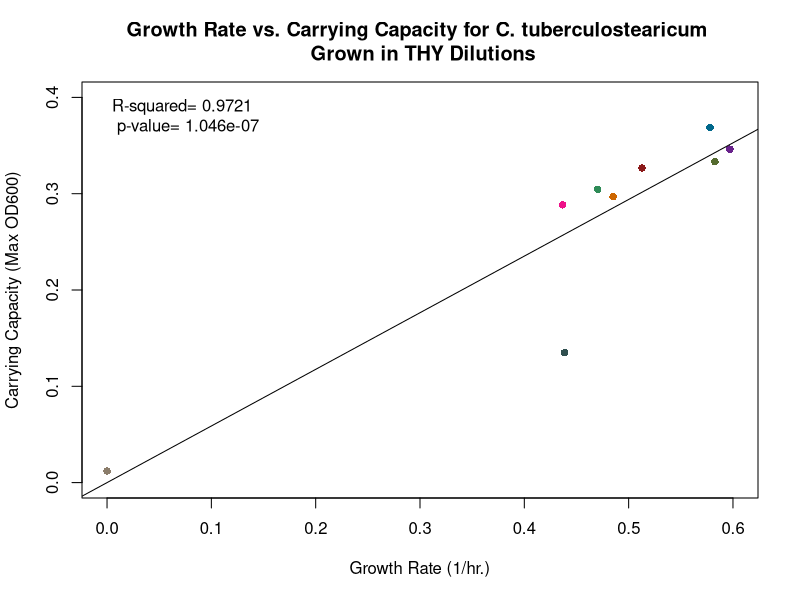
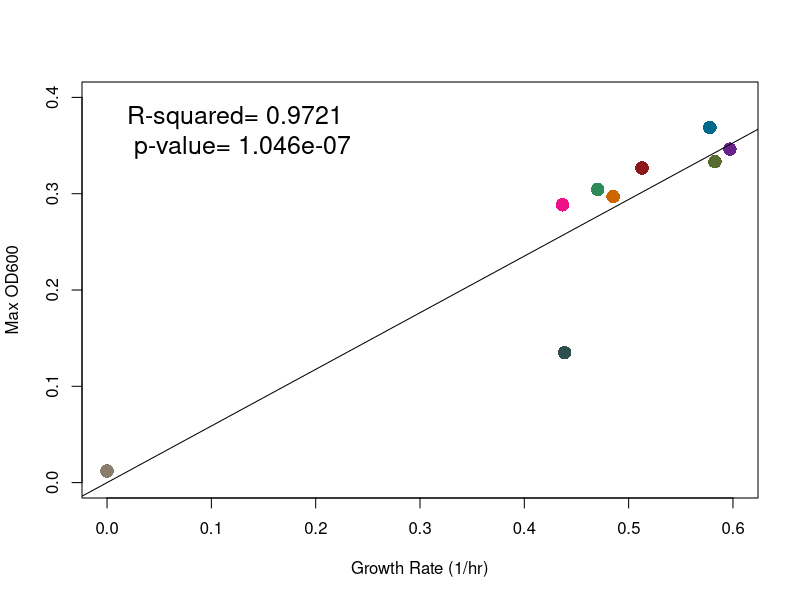
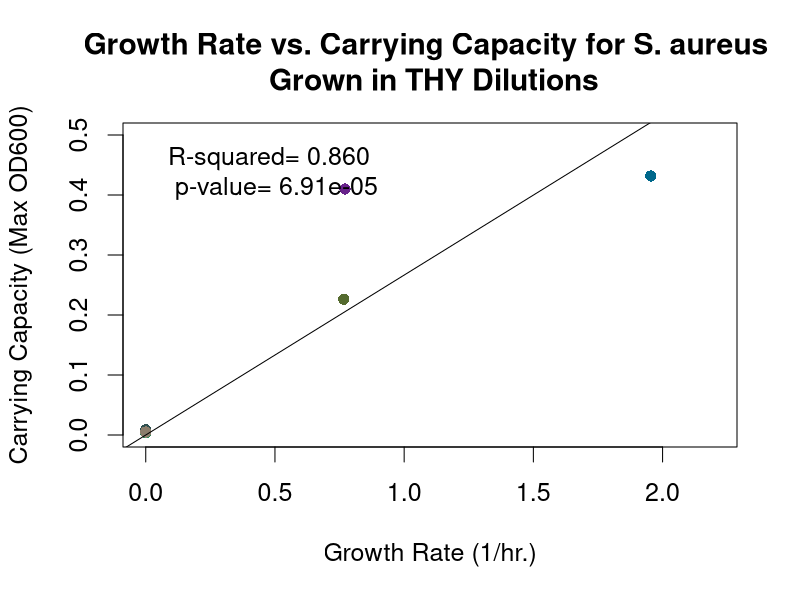
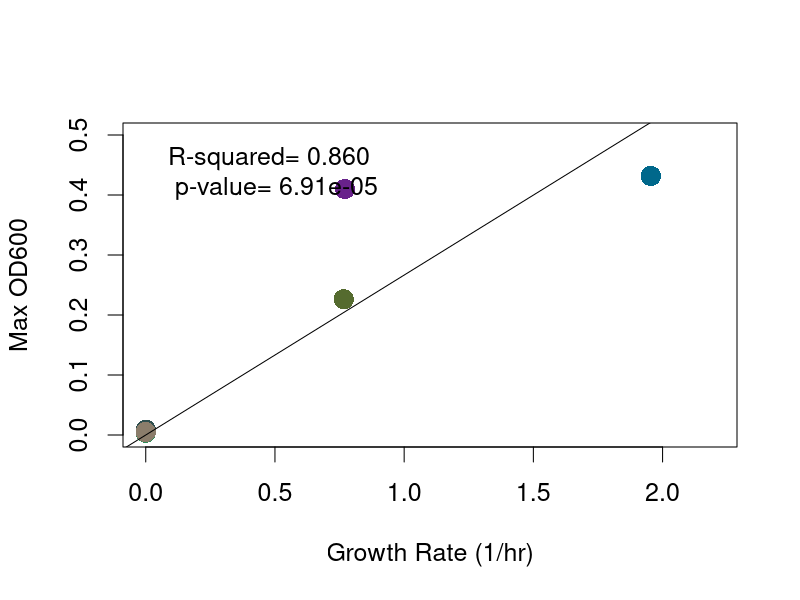
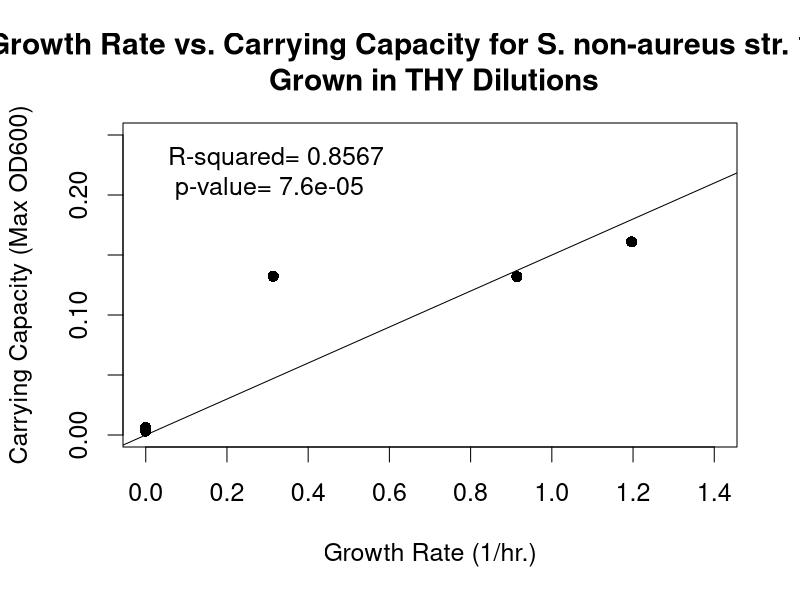
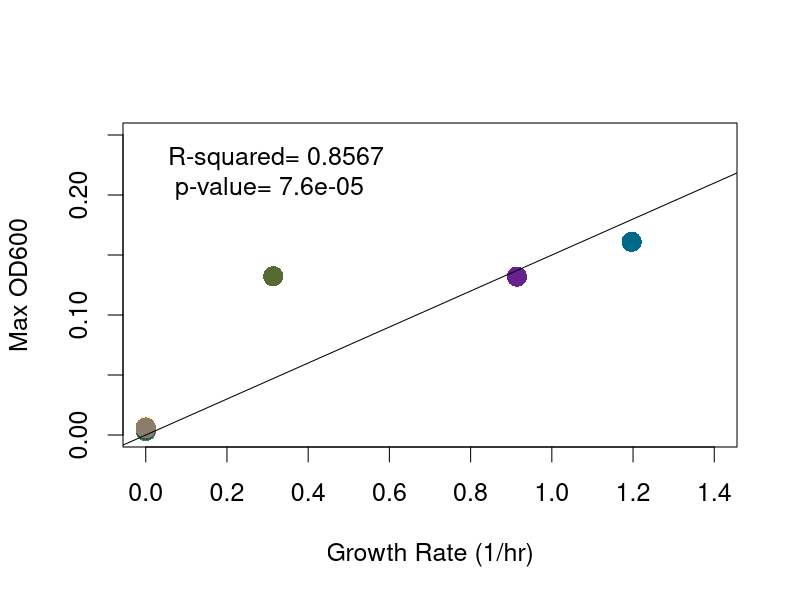
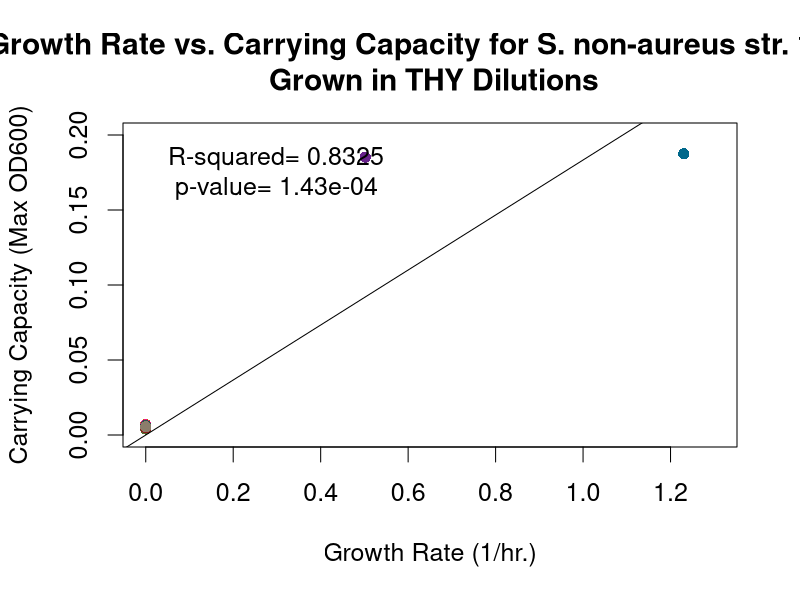
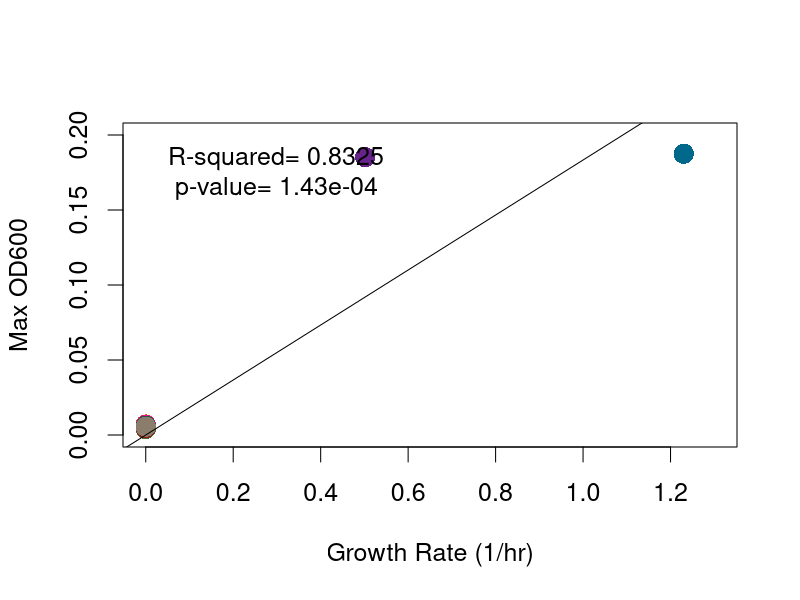

Source code (R) for these figures, in order:
#Last run 04/10/2020

#Clear Workspace 
rm(list=ls())

#################################################
#Create scatterplots for GR-CC relationships 
#################################################
#C. tuberculostearicum

GR_Ct <- c(0.5779,
           0.597,
           0.5827,
           0.5128,
           0.485125,
           0.436725,
           0.4704,
           0.438633333,
           0)
Max_Ct <- c(0.36875,
            0.34625,
            0.33325,
            0.32675,
            0.297,
            0.2885,
            0.3045,
            0.135,
            0.012)

DF_Ct <- data.frame(GR_Ct, Max_Ct)
DF_Ct

#Generate a linear regression model of the two variables with the lm function
Ct.lm <- lm(Max_Ct ~ GR_Ct + 1, data=DF_Ct)
Ct.lm2 <- lm(Max_Ct ~ 0 + GR_Ct, data=DF_Ct) #Tells the lm() to fit the line through the origin
summary(Ct.lm)
summary(Ct.lm2)
#Adjusted R-squared:  0.9721
#p-value: 1.046e-07

#Colors
colors <- c("deepskyblue4", "darkorchid4", "darkolivegreen", "firebrick4", "darkorange3", "deeppink2", "seagreen4", "darkslategray", "bisque4")


#Create scatter plot of points using plot function
plot(GR_Ct, Max_Ct,
     xlab="Growth Rate (1/hr.)",
     ylab="Carrying Capacity (Max OD600)",
     xlim= c(0, 0.6),
     ylim= c(0, 0.4),
     col = colors,
     main="Growth Rate vs. Carrying Capacity for C. tuberculostearicum \n Grown in THY Dilutions",
     pch=16)

abline(lm(Ct.lm2))
legend("topleft", bty="n", legend= paste("R-squared= 0.9721 \n p-value= 1.046e-07"))

#Create scatter plot of points using plot function - without graph labels
plot(GR_Ct, Max_Ct,
     xlab= "Growth Rate (1/hr)",
     ylab= "Max OD600",
     xlim= c(0, 0.6),
     ylim= c(0, 0.4),
     cex= 1.8,
     col = colors,
     pch=16)

abline(lm(Ct.lm2))
op <- par(cex= 1.5)
legend("topleft", bty="n", legend= paste("R-squared= 0.9721 \n p-value= 1.046e-07"))


###############################################################################################################333                                        
#S. aureus 

GR_Sa <- c(1.954625,
           0.771,
           0.76595,
           0,
           0,
           0,
           0,
           0,
           0)
Max_Sa <- c(0.43175,
            0.41,
            0.22625,
            0.00575,
            0.00675,
            0.007,
            0.00375,
            0.00875,
            0.005)

DF_Sa <- data.frame(GR_Sa, Max_Sa)
DF_Sa

#Generate a linear regression model of the two variables with the lm function
Sa.lm <- lm(Max_Sa ~ GR_Sa+1, data=DF_Sa)
Sa.lm2 <- lm(Max_Sa ~ 0+GR_Sa, data=DF_Sa) #Tells the lm() to fit the line through the origin
summary(Sa.lm)
summary(Sa.lm2)
#Adjusted R-squared: 0.860 
#p-value: 6.91e-05

#Colors
colors <- c("deepskyblue4", "darkorchid4", "darkolivegreen", "firebrick4", "darkorange3", "deeppink2", "seagreen4", "darkslategray", "bisque4")


#Create scatter plot of points using plot funSaion
plot(GR_Sa, Max_Sa,
     xlab="Growth Rate (1/hr.)",
     ylab="Carrying Capacity (Max OD600)",
     xlim= c(0, 2.2),
     ylim= c(0, 0.5),
     col = colors,
     main="Growth Rate vs. Carrying Capacity for S. aureus \n Grown in THY Dilutions",
     pch=16)

abline(lm(Sa.lm2))
legend("topleft", bty="n", legend= paste("R-squared= 0.860 \n p-value= 6.91e-05"))

#Create scatter plot of points using plot function - without graph labels 
plot(GR_Sa, Max_Sa,
     xlab= "Growth Rate (1/hr)",
     ylab= "Max OD600",
     xlim= c(0, 2.2),
     ylim= c(0, 0.5),
     cex= 1.8,
     col = colors,
     pch=16)

abline(lm(Sa.lm2))
op <- par(cex= 1.5)
legend("topleft", bty="n", legend= paste("R-squared= 0.860 \n p-value= 6.91e-05"))

##############################################################################################################
#S. non-aureus str. 1839

GR_Sna1839 <- c(1.196475,
                0.9139,
                0.3139,
                0,
                0,
                0,
                0,
                0,
                0)
Max_Sna1839 <- c(0.161,
                 0.132,
                 0.13225,
                 0.0045,
                 0.00625,
                 0.0055,
                 0.00325,
                 0.00425,
                 0.0055)

DF_Sna1839 <- data.frame(GR_Sna1839, Max_Sna1839)
DF_Sna1839

#Generate a linear regression model of the two variables with the lm function 
Sna1839.lm <- lm(Max_Sna1839 ~ 1+GR_Sna1839, data=DF_Sna1839)
Sna1839.lm2 <- lm(Max_Sna1839 ~ 0+GR_Sna1839, data=DF_Sna1839) #Tells the lm() to fit the line through the origin
summary(Sna1839.lm)
summary(Sna1839.lm2)
#Adjusted R-squared:  0.8567
#p-value: 7.6e-05

#Colors
colors <- c("deepskyblue4", "darkorchid4", "darkolivegreen", "firebrick4", "darkorange3", "deeppink2", "seagreen4", "darkslategray", "bisque4")


#Create scatter plot of points using plot funSna1839ion
plot(GR_Sna1839, Max_Sna1839,
     xlab="Growth Rate (1/hr.)",
     ylab="Carrying Capacity (Max OD600)",
     xlim= c(0, 1.4),
     ylim= c(0, 0.25),
     main="Growth Rate vs. Carrying Capacity for S. non-aureus str. 1839 \n Grown in THY Dilutions",
     pch=16)

abline(lm(Sna1839.lm2))
legend("topleft", bty="n", legend= paste("R-squared= 0.8567 \n p-value= 7.6e-05"))

#Create scatter plot of points using plot function - without graph labels 
plot(GR_Sna1839, Max_Sna1839,
     xlab= "Growth Rate (1/hr)",
     ylab= "Max OD600",
     xlim= c(0, 1.4),
     ylim= c(0, 0.25),
     cex= 1.8,
     col = colors,
     pch=16)

abline(lm(Sna1839.lm2))
op <- par(cex= 1.5)
legend("topleft", bty="n", legend= paste("R-squared= 0.8567 \n p-value= 7.6e-05"))


#####################################################################################################################
#S. non-aureus str. 1850 

GR_Sna1850 <- c(1.2302,
                0.501875,
                0,
                0,
                0,
                0,
                0,
                0,
                0)
Max_Sna1850 <- c(0.1875,
                 0.18525,
                 0.004,
                 0.00475,
                 0.007,
                 0.00675,
                 0.00575,
                 0.00625,
                 0.0055)

DF_Sna1850 <- data.frame(GR_Sna1850, Max_Sna1850)
DF_Sna1850

#Generate a linear regression model of the two variables with the lm function 
Sna1850.lm <- lm(Max_Sna1850 ~ 1+GR_Sna1850, data=DF_Sna1850)
Sna1850.lm2 <- lm(Max_Sna1850 ~ 0+GR_Sna1850, data=DF_Sna1850) #Tells the lm() to fit the line through the origin
summary(Sna1850.lm)
summary(Sna1850.lm2)
#Adjusted R-squared:  0.8325
#p-value: 1.43e-04

#Colors
colors <- c("deepskyblue4", "darkorchid4", "darkolivegreen", "firebrick4", "darkorange3", "deeppink2", "seagreen4", "darkslategray", "bisque4")

#Create scatter plot of points using plot funSna1850ion
plot(GR_Sna1850, Max_Sna1850,
     xlab="Growth Rate (1/hr.)",
     ylab="Carrying Capacity (Max OD600)",
     xlim= c(0, 1.3),
     ylim= c(0, 0.2),
     col = colors,
     main="Growth Rate vs. Carrying Capacity for S. non-aureus str. 1850 \n Grown in THY Dilutions",
     pch=16)

abline(lm(Sna1850.lm2))
legend("topleft", bty="n", legend= paste("R-squared= 0.8325 \n p-value= 1.43e-04"))


#Create scatter plot of points using plot function - without graph labels 
plot(GR_Sna1850, Max_Sna1850,
     xlab= "Growth Rate (1/hr)",
     ylab= "Max OD600",
     xlim= c(0, 1.3),
     ylim= c(0, 0.2),
     cex= 1.8,
     col = colors,
     pch=16)

abline(lm(Sna1850.lm2))
op <- par(cex= 1.5)
legend("topleft", bty="n", legend= paste("R-squared= 0.8325 \n p-value= 1.43e-04"))

################################################################################################################
#S. non-aureus str. 1867

GR_Sna1867 <- c(1.2241,
                0.909775,
                0.414125,
                0,
                0,
                0,
                0,
                0,
                0)
Max_Sna1867 <- c(0.1825,
                 0.16,
                 0.13325,
                 0.006,
                 0.0095,
                 0.00875,
                 0.0055,
                 0.00575,
                 0.00625)

DF_Sna1867 <- data.frame(GR_Sna1867, Max_Sna1867)
DF_Sna1867

#Generate a linear regression model of the two variables with the lm function
Sna1867.lm <- lm(Max_Sna1867 ~ 1+GR_Sna1867, data=DF_Sna1867)
Sna1867.lm2 <- lm(Max_Sna1867 ~ 0+GR_Sna1867, data=DF_Sna1867) #Tells the lm() to fit the line through the origin
summary(Sna1867.lm)
summary(Sna1867.lm2)
#Adjusted R-squared:  0.9278 
#p-value: 4.76e-06

#Colors
colors <- c("deepskyblue4", "darkorchid4", "darkolivegreen", "firebrick4", "darkorange3", "deeppink2", "seagreen4", "darkslategray", "bisque4")


#Create scatter plot of points using plot funSna1867ion
plot(GR_Sna1867, Max_Sna1867,
     xlab="Growth Rate (1/hr.)",
     ylab="Carrying Capacity (Max OD600)",
     xlim= c(0, 1.3),
     ylim= c(0, 0.2),
     main="Growth Rate vs. Carrying Capacity for S. non-aureus str. 1867 \n Grown in THY Dilutions",
     pch=16)

abline(lm(Sna1867.lm2))
legend("topleft", bty="n", legend= paste("R-squared= 0.9278 \n p-value= 4.76e-06"))


#Create scatter plot of points using plot function - without graph labels 
plot(GR_Sna1867, Max_Sna1867,
     xlab= "Growth Rate (1/hr)",
     ylab= "Max OD600",
     xlim= c(0, 1.3),
     ylim= c(0, 0.2),
     cex= 1.8,
     col = colors,
     pch=16)

abline(lm(Sna1867.lm2))
op <- par(cex= 1.5)
legend("topleft", bty="n", legend= paste("R-squared= 0.9278 \n p-value= 4.76e-06"))


#######################################################################################################################
# #C. pseudodiphtheriticum 

GR_Cp <- c(0,
           0.0849,
           0.06125,
           0.2752,
           0.4951,
           0.4856,
           0.34105,
           0.227625,
           0.30045)
Max_Cp <- c(0.004666667,
            0.028916667,
            0.089666667,
            0.113166667,
            0.180666667,
            0.163416667,
            0.105166667,
            0.130916667,
            0.163416667)

DF_Cp <- data.frame(GR_Cp, Max_Cp)
DF_Cp

#Generate a linear regression model of the two variables with the lm function
Cp.lm <- lm(Max_Cp ~ 1+GR_Cp, data=DF_Cp)
Cp.lm2 <- lm(Max_Cp ~ 0+GR_Cp, data=DF_Cp) #Tells the lm() to fit the line through the origin
summary(Cp.lm)
summary(Cp.lm2)
#Adjusted R-squared:  0.9179
#p-value: 7.982e-06

#Colors
colors <- c("deepskyblue4", "darkorchid4", "darkolivegreen", "firebrick4", "darkorange3", "deeppink2", "seagreen4", "darkslategray", "bisque4")


#Create scatter plot of points using plot funCpion
plot(GR_Cp, Max_Cp,
     xlab="Growth Rate (1/hr.)",
     ylab="Carrying Capacity (Max OD600)",
     xlim= c(0, 0.55),
     ylim= c(0, 0.2),
     cex= 1.5,
     main="Growth Rate vs. Carrying Capacity for C. pseudodiphtheriticum \n Grown in THY Dilutions",
     pch=16)

abline(lm(Cp.lm2))
legend("topleft", bty="n", legend= paste("R-squared= 0.9179 \n p-value= 7.982e-06"))

#Create scatter plot of points using plot function - without graph labels
plot(GR_Cp, Max_Cp,
     xlab= "Growth Rate (1/hr)",
     ylab= "Max OD600",
     xlim= c(0, 0.55),
     ylim= c(0, 0.2),
     cex= 1.8,
     col = colors,
     pch=16)

abline(lm(Cp.lm2))
op <- par(cex= 1.5)
legend("topleft", bty="n", legend= paste("R-squared= 0.9179 \n p-value= 7.982e-06"))